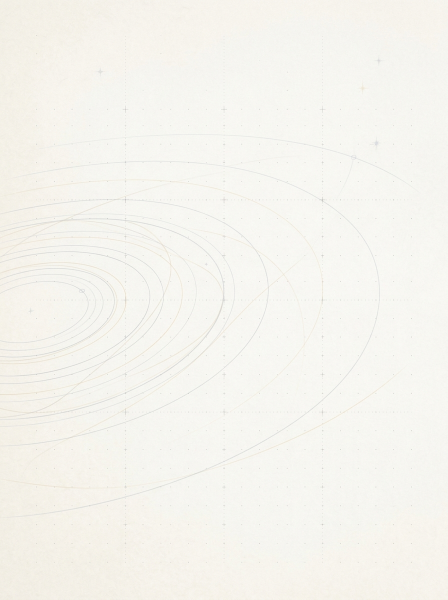
#> input picture assets/images/page_bg_orbits.jpg, 896 x 1200 px (shown at 1/2 size)
$ python process_asset.py -i ../../../../assets/images/page_bg_orbits.jpg -o out.png
#> lines starting #> are read from the running program, lines starting #| are printed output that depends on the picture; after the words box and inside, x2 and y2 are one past the last pixel; in counts of white or black regions, pixels touching at a corner belong together
#!/usr/bin/env python3
"""
Corsair Graphic Asset Processing Pipeline.

Turns raw AI-generated assets on white into transparent RGBA PNG text containers:
1. Keys out solid white backgrounds while preserving anti-aliased edge alpha.
2. Removes white fringe halos from edge pixels.
3. Locks the deep interior to a uniform flat color for high-contrast text overlay.
4. Autocrops transparent margins to the true bounding box.
5. Computes safe inner padding insets (top, right, bottom, left) for CSS layouts.
"""

import argparse
import os
import sys
from PIL import Image, ImageChops, ImageFilter


def alpha_from_white(rgb: Image.Image, lo: int = 12, hi: int = 60) -> Image.Image:
    """Extract true RGBA alpha channel from a pure white (#FFFFFF) background."""
    r, g, b = rgb.split()
    mn = ImageChops.darker(ImageChops.darker(r, g), b)
    k = 255.0 / max(1, (hi - lo))
    return mn.point(lambda v: max(0, min(255, int(((255 - v) - lo) * k))))


def median_color(rgb: Image.Image, mask: Image.Image) -> tuple[int, int, int]:
    """Sample median RGB color from the deep interior."""
    w, h = rgb.size
    px, mp = rgb.load(), mask.load()
    rs, gs, bs = [], [], []
    for y in range(0, h, 4):
        for x in range(0, w, 4):
            if mp[x, y] > 250:
                p = px[x, y]
                rs.append(p[0])
                gs.append(p[1])
                bs.append(p[2])
    if not rs:
        return (18, 24, 32)
    rs.sort()
    gs.sort()
    bs.sort()
    m = len(rs) // 2
    return (rs[m], gs[m], bs[m])


def flatten_interior(
    rgb: Image.Image,
    alpha: Image.Image,
    erode_small: int = 10,
    tol: int = 55
) -> tuple[Image.Image, tuple[int, int, int]]:
    """Force the deep interior to one flat color so text sits on an unobstructed surface."""
    w, h = rgb.size
    solid = alpha.point(lambda v: 255 if v > 128 else 0)
    small = solid.resize((max(1, w // 4), max(1, h // 4)), Image.Resampling.NEAREST)
    eroded = small.filter(ImageFilter.MinFilter(2 * erode_small + 1))
    deep = eroded.resize((w, h), Image.Resampling.BILINEAR).filter(ImageFilter.GaussianBlur(5))
    flat = median_color(rgb, deep.point(lambda v: 255 if v > 250 else 0))
    flat_img = Image.new("RGB", (w, h), flat)
    d = ImageChops.difference(rgb, flat_img)
    dr, dg, db = d.split()
    dmax = ImageChops.lighter(ImageChops.lighter(dr, dg), db)
    sim = dmax.point(lambda v: 255 if v <= tol else 0).filter(ImageFilter.GaussianBlur(1.2))
    weight = ImageChops.multiply(deep, sim)
    return Image.composite(flat_img, rgb, weight), flat


def defringe(rgb: Image.Image, alpha: Image.Image) -> Image.Image:
    """Remove the white halo that anti-aliasing leaves on edge pixels."""
    px = list(rgb.getdata())
    al = list(alpha.getdata())
    out = []
    for (r, g, b), a in zip(px, al):
        if 0 < a < 255:
            f = a / 255.0
            r = max(0, min(255, int((r - 255 * (1 - f)) / f)))
            g = max(0, min(255, int((g - 255 * (1 - f)) / f)))
            b = max(0, min(255, int((b - 255 * (1 - f)) / f)))
        out.append((r, g, b))
    res = Image.new("RGB", rgb.size)
    res.putdata(out)
    return res


def autocrop(rgba: Image.Image) -> Image.Image:
    """Trim transparent margins to the visual bounding box."""
    bbox = rgba.split()[3].point(lambda v: 255 if v > 16 else 0).getbbox()
    return rgba.crop(bbox) if bbox else rgba


def safe_rect(rgba: Image.Image) -> tuple[int, int, int, int]:
    """Calculate safe text body padding insets (top, right, bottom, left) in px."""
    a = rgba.split()[3]
    w, h = a.size
    px = a.load()

    def run_x(y):
        cx = w // 2
        if px[cx, y] <= 128:
            return None
        l = cx
        while l > 0 and px[l - 1, y] > 128:
            l -= 1
        r = cx
        while r < w - 1 and px[r + 1, y] > 128:
            r += 1
        return l, r

    def run_y(x):
        cy = h // 2
        if px[x, cy] <= 128:
            return None
        t = cy
        while t > 0 and px[x, t - 1] > 128:
            t -= 1
        b = cy
        while b < h - 1 and px[x, b + 1] > 128:
            b += 1
        return t, b

    ls, rs, ts, bs = [], [], [], []
    for f in (0.3, 0.4, 0.5, 0.6, 0.7):
        rx = run_x(int(h * f))
        if rx:
            ls.append(rx[0])
            rs.append(rx[1])
        ry = run_y(int(w * f))
        if ry:
            ts.append(ry[0])
            bs.append(ry[1])

    if not ls or not rs or not ts or not bs:
        return (40, 40, 40, 40)

    pad_left = max(ls)
    pad_right = w - min(rs)
    pad_top = max(ts)
    pad_bottom = h - min(bs)
    return (pad_top, pad_right, pad_bottom, pad_left)


def process_asset(
    input_path: str,
    output_path: str,
    flatten: bool = True,
    lo: int = 12,
    hi: int = 60,
    tol: int = 55,
    erode: int = 10,
    preview_path: str | None = None
) -> None:
    if not os.path.exists(input_path):
        print(f"Error: Input file '{input_path}' not found.", file=sys.stderr)
        sys.exit(1)

    print(f"Loading raw asset: {input_path}")
    img = Image.open(input_path).convert("RGB")
    alpha = alpha_from_white(img, lo=lo, hi=hi)

    flat_color = None
    if flatten:
        img, flat_color = flatten_interior(img, alpha, erode_small=erode, tol=tol)

    img = defringe(img, alpha)
    rgba = img.convert("RGBA")
    rgba.putalpha(alpha)
    rgba = autocrop(rgba)

    os.makedirs(os.path.dirname(os.path.abspath(output_path)), exist_ok=True)
    rgba.save(output_path, optimize=True)

    w, h = rgba.size
    top, right, bottom, left = safe_rect(rgba)

    print(f"\nAsset processed successfully -> {output_path}")
    print(f"  Dimensions : {w}x{h} px")
    if flat_color:
        hex_col = f"#{flat_color[0]:02x}{flat_color[1]:02x}{flat_color[2]:02x}"
        print(f"  Interior   : {hex_col} (RGB {flat_color})")
    print(f"  Safe Insets: top={top}px, right={right}px, bottom={bottom}px, left={left}px")
    print("\n  Recommended CSS:")
    print(f"    background-image: url('{os.path.basename(output_path)}');")
    print(f"    background-size: 100% 100%;")
    print(f"    padding: {top}px {right}px {bottom}px {left}px;")

    if preview_path:
        os.makedirs(os.path.dirname(os.path.abspath(preview_path)), exist_ok=True)
        prev = Image.new("RGB", (w + 60, h + 60), (248, 250, 252))
        prev.paste(rgba, (30, 30), rgba)
        prev.save(preview_path)
        print(f"  Preview    : {preview_path}")


def main():
    parser = argparse.ArgumentParser(
        description="Process raw AI-generated assets into transparent RGBA text containers."
    )
    parser.add_argument("--input", "-i", required=True, help="Path to input image file.")
    parser.add_argument("--output", "-o", required=True, help="Path to output PNG file.")
    parser.add_argument("--no-flatten", action="store_true", help="Skip deep interior color flattening.")
    parser.add_argument("--lo", type=int, default=12, help="Low alpha threshold (default: 12).")
    parser.add_argument("--hi", type=int, default=60, help="High alpha threshold (default: 60).")
    parser.add_argument("--tol", type=int, default=55, help="Interior flattening color tolerance (default: 55).")
    parser.add_argument("--erode", type=int, default=10, help="Interior erosion radius in px (default: 10).")
    parser.add_argument("--preview", "-p", help="Optional path to save preview on light paper.")

    args = parser.parse_args()
    process_asset(
        input_path=args.input,
        output_path=args.output,
        flatten=not args.no_flatten,
        lo=args.lo,
        hi=args.hi,
        tol=args.tol,
        erode=args.erode,
        preview_path=args.preview
    )
#> in process_asset, img is the input picture: PIL image 896x1200 RGB; mean R, G, B 245.4, 244.1, 238.1
#> in alpha_from_white, `return mn.point(lambda v: max(0, min(255, int(((255 - v) - lo) * k))))`:
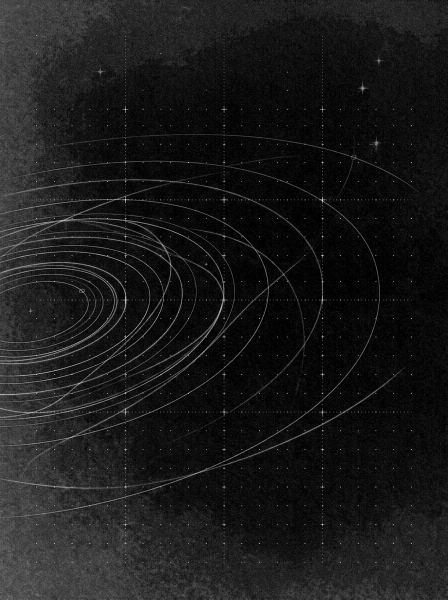
#> returned value: PIL image 896x1200 L (shown at 1/2 size); min 0, max 255, mean 25.7
#> in flatten_interior, `solid = alpha.point(lambda v: 255 if v > 128 else 0)`:
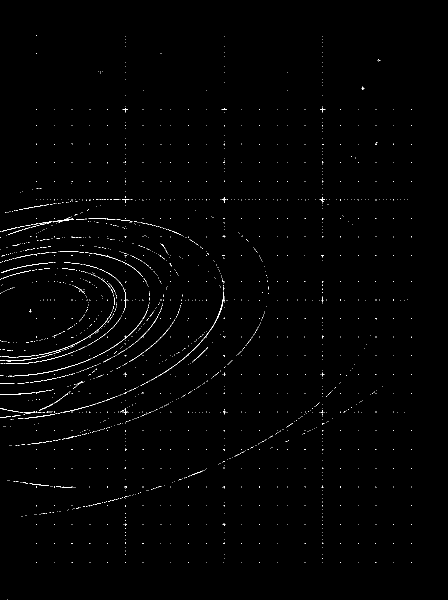
#> solid: PIL image 896x1200 L (shown at 1/2 size); 0.73% white in thin lines or dots, all inside (x1, y1, x2, y2) = (0, 70, 824, 1200)
#> in flatten_interior, `small = solid.resize((max(1, w // 4), max(1, h // 4)), Image.Resamplin..`:
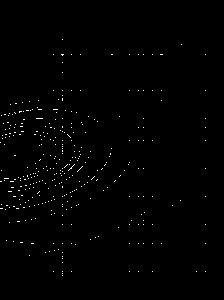
#> small: PIL image 224x300 L; 0.68% white in thin lines or dots, all inside (x1, y1, x2, y2) = (0, 39, 206, 276)
#> in flatten_interior, `eroded = small.filter(ImageFilter.MinFilter(2 * erode_small + 1))`: eroded: PIL image 224x300 L; every value is 0
#> in flatten_interior, `deep = eroded.resize((w, h), Image.Resampling.BILINEAR).filter(ImageFi..`: deep: PIL image 896x1200 L; every value is 0
#> after the loop in median_color, `for y in range(0, h, 4):`: bs = []
#> in flatten_interior, `flat = median_color(rgb, deep.point(lambda v: 255 if v > 250 else 0))`: flat = (18, 24, 32)
#> in flatten_interior, `flat_img = Image.new("RGB", (w, h), flat)`:
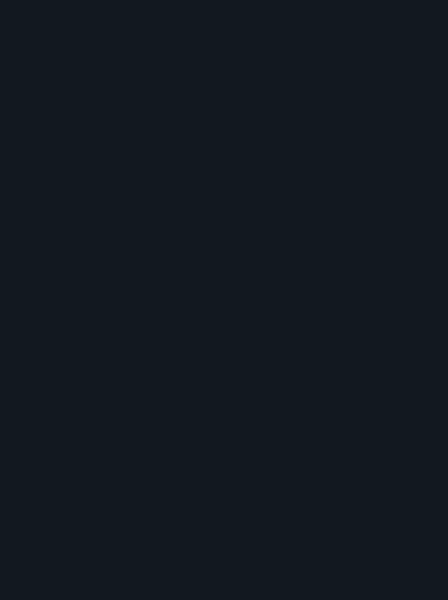
#> flat_img: PIL image 896x1200 RGB (shown at 1/2 size); mean R, G, B 18, 24, 32
#> in flatten_interior, `d = ImageChops.difference(rgb, flat_img)`:
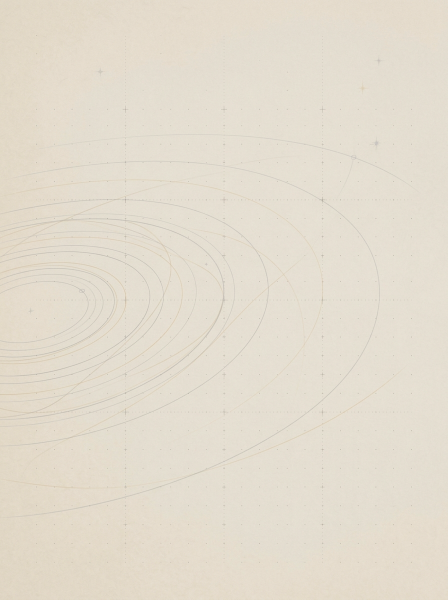
#> d: PIL image 896x1200 RGB (shown at 1/2 size); mean R, G, B 227.4, 220.1, 206.1
#> in flatten_interior, `dr, dg, db = d.split()`:
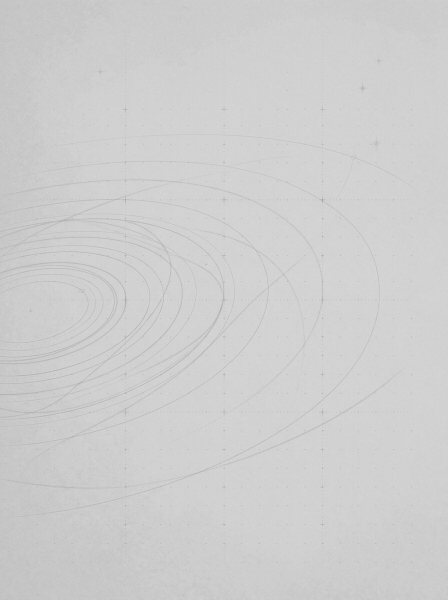
#> db: PIL image 896x1200 L (shown at 1/2 size); min 130, max 219, mean 206.1
#> in defringe, `px = list(rgb.getdata())`: px = 1075200 items
#> the loop in defringe, `for (r, g, b), a in zip(px, al):` made 1075200 passes
#> (r, g, b, a, f) on passes 1 to 12: (217, 206, 174, 95, 0.373), (216, 203, 167, 79, 0.31), (206, 194, 157, 63, 0.247), (206, 197, 170, 85, 0.333), (206, 195, 162, 69, 0.271), (213, 206, 167, 79, 0.31), (206, 193, 153, 58, 0.227), (206, 195, 162, 69, 0.271), (213, 206, 165, 74, 0.29), (213, 206, 165, 74, 0.29), (217, 192, 165, 74, 0.29), (210, 195, 162, 69, 0.271)
#> (f, r, g, b) on passes 61 to 66: (0.271, 206, 195, 162), (0.227, 206, 193, 153), (0.247, 206, 194, 157), (0.247, 206, 194, 157), (0.247, 206, 194, 157), (0.271, 206, 195, 162)
#> in defringe, `res = Image.new("RGB", rgb.size)`: res: PIL image 896x1200 RGB; every value is 0
#> in defringe, `res.putdata(out)`:
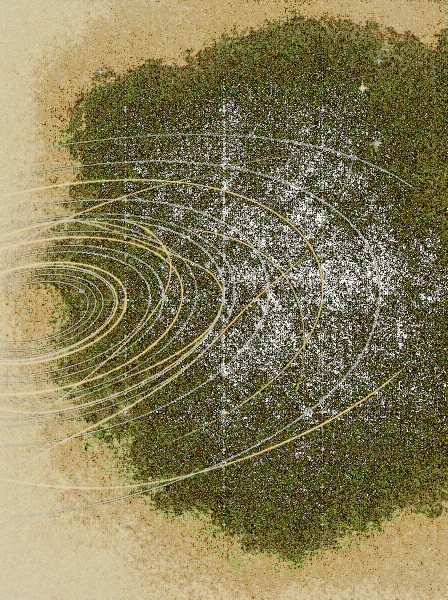
#> res: PIL image 896x1200 RGB (shown at 1/2 size); mean R, G, B 134, 124.8, 85.9
#> in autocrop, `bbox = rgba.split()[3].point(lambda v: 255 if v > 16 else 0).getbbox()`: bbox = (0, 0, 896, 1200)
#> in process_asset, `top, right, bottom, left = safe_rect(rgba)`: top = 599; right = 447; bottom = 600; left = 445
#|   Dimensions : 896x1200 px
#> in process_asset, `hex_col = f"#{flat_color[0]:02x}{flat_color[1]:02x}{flat_color[2]:02x}"`: hex_col = '#121820'
#|   Interior   : #121820 (RGB (18, 24, 32))
#|   Safe Insets: top=599px, right=447px, bottom=600px, left=445px
#|     padding: 599px 447px 600px 445px;


if __name__ == "__main__":
    main()
